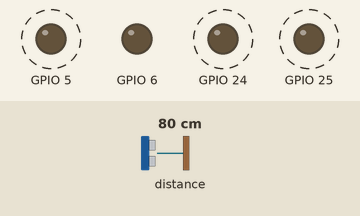
The program below on a simulated Raspberry Pi (BCM pin numbers). Parts: output pins drawn as LEDs (lit = HIGH). Dashed ring = blinking. Inputs (shaded band) come from the test bench; at power-on: distance to the obstacle 80 cm. What the program prints to the terminal is not drawn.

Above: at 0.1 s.
At 2.2 s:
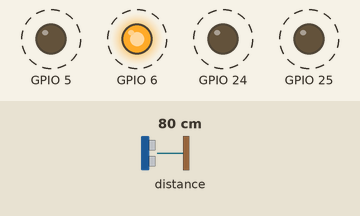
2.3 s: distance to the obstacle set to 2 cm
5.3 s: distance to the obstacle set to 120 cm
Timing chart, 0 to 14.3 s (numbered marks = the images above; inputs shaded):
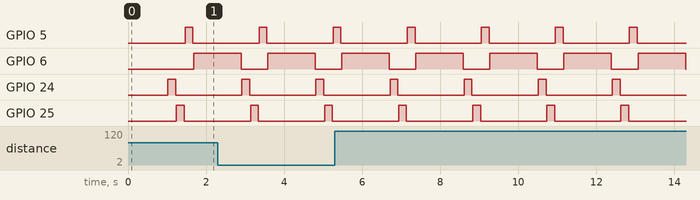

The program:

tofSensorArrayVerify.py
```python
import time
import board
import busio
import digitalio
from adafruit_vl53l0x import VL53L0X

# Color output (optional)
try:
    from colorama import Fore, Style, init
    init(autoreset=True)
except ImportError:
    class FakeColor:  # fallback if colorama isn't installed
        def __getattr__(self, _): return ""
    Fore = Style = FakeColor()

# ===== Sensor configuration =====
SENSORS = [
    {'name': 'Front Left',  'xshut': 24, 'key': 'FL'},
    {'name': 'Front Right', 'xshut': 25, 'key': 'FR'},
    {'name': 'Rear Left',   'xshut': 5,  'key': 'RL'},
    {'name': 'Rear Right',  'xshut': 6,  'key': 'RR'},
]

# Helper for board pin name (D24, D25, etc)
def get_board_pin(num):
    return getattr(board, f"D{num}")

def setup_xshut_pins():
    pins = {}
    for s in SENSORS:
        pin = digitalio.DigitalInOut(get_board_pin(s['xshut']))
        pin.direction = digitalio.Direction.OUTPUT
        pin.value = False  # all sensors OFF initially
        pins[s['xshut']] = pin
    return pins

def power_up_sensor(xshut_pin, pins):
    for pin in pins.values():
        pin.value = False  # power off all
    time.sleep(0.02)
    pins[xshut_pin].value = True  # power on one
    time.sleep(0.20)  # sensor boot time

def distance_color(mm):
    if mm is None:
        return Fore.MAGENTA
    if mm < 100:
        return Fore.RED
    elif mm < 400:
        return Fore.YELLOW
    elif mm < 1200:
        return Fore.GREEN
    else:
        return Fore.CYAN

def clear():
    import os
    os.system("cls" if os.name == "nt" else "clear")

def get_map_ascii(dists):
    FL, FR, RL, RR = dists.get('FL'), dists.get('FR'), dists.get('RL'), dists.get('RR')
    def dist_str(val):
        return f"{val:4d}" if isinstance(val, int) else " ---"
    return f"""
   {distance_color(FL)}FL {dist_str(FL)} mm{Style.RESET_ALL}       {distance_color(FR)}FR {dist_str(FR)} mm{Style.RESET_ALL}
      ╭─────────────╮
      │             │
{distance_color(RL)}RL {dist_str(RL)} mm{Style.RESET_ALL} │   [  CAR  ]   │ {distance_color(RR)}RR {dist_str(RR)} mm{Style.RESET_ALL}
      │             │
      ╰─────────────╯
"""

def read_sensor(i2c, xshut_pin, pins):
    power_up_sensor(xshut_pin, pins)
    try:
        sensor = VL53L0X(i2c)
        distance = sensor.range
        del sensor
        return distance
    except Exception as e:
        return None

def main():
    pins = setup_xshut_pins()
    i2c = busio.I2C(board.SCL, board.SDA)
    print(Fore.CYAN + "VL53L0X Multi-Sensor CLI (Adafruit CircuitPython version)" + Style.RESET_ALL)
    time.sleep(1)
    keymap = {s['name']: s['key'] for s in SENSORS}

    try:
        while True:
            dists = {}
            for s in SENSORS:
                dist = read_sensor(i2c, s['xshut'], pins)
                dists[s['key']] = dist
            clear()
            print(Fore.BLUE + "=== TOF SENSOR ARRAY MAP ===\n" + Style.RESET_ALL)
            print(get_map_ascii(dists))
            print(Fore.GREEN + "Press Ctrl+C to exit, script updates every 1s." + Style.RESET_ALL)
            time.sleep(1)
    except KeyboardInterrupt:
        print("\nExiting...")
    finally:
        for pin in pins.values():
            pin.value = False  # power down all sensors

if __name__ == "__main__":
    main()
```

Measured:
- by itself, GPIO 5, GPIO 24, GPIO 25: alternates HIGH for 0.20 s and LOW for 1.7 s
- by itself, GPIO 6: alternates HIGH for 1.2 s and LOW for 0.68 s
